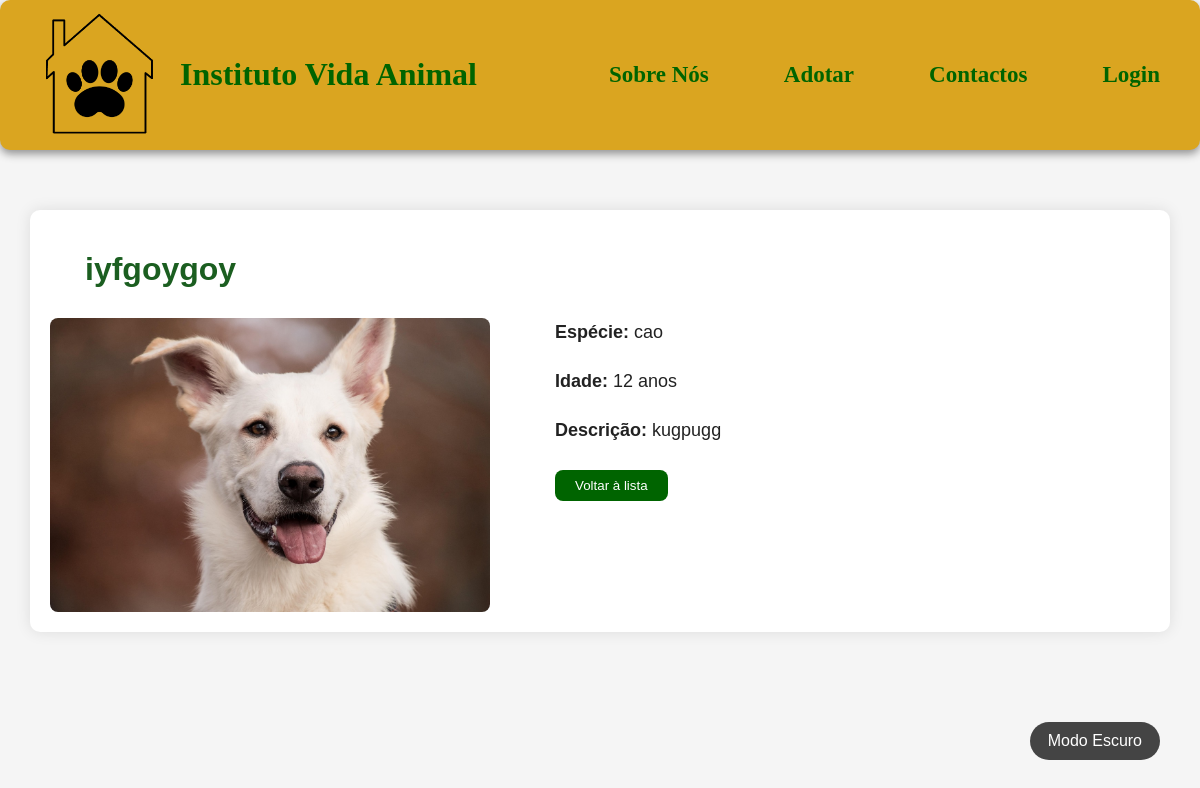
/animaisadc/12/, run on the app's committed database.
### app_adocao/models.py (models this page shows, shortened)
class Animal(models.Model):
    ESPECIES = (
        ('gato', 'Gato'),
        ('cao', 'Cão'),
    )
    nome = models.CharField(max_length=15)
    idade = models.IntegerField()
    especie = models.CharField(choices=ESPECIES)
    descricao = models.CharField(max_length=500)
    imagem = models.ImageField(upload_to='imgAnimal/')
    padrinho = models.ForeignKey(
            User,
            on_delete=models.SET_NULL,
            null=True,
            blank=True,
            related_name='animais_apadrinhados'
        )

### app_adocao/views.py (the view)
# urls.py: path('animaisadc/<int:animal_id>/', views.animaisadc, name='animais_detalhe'),
def animaisadc(request, animal_id):
    animal = get_object_or_404(Animal, id=animal_id)
    return render(request, 'animais/animaisadc.html', {'animal': animal})

### app_adocao/templates/animais/animaisadc.html (shortened to what this page needs)
<!DOCTYPE html>
<html lang="pt">
    <head>
        {% load static %}
        <link rel="stylesheet" href="{% static 'css/style.css' %}">
        <link rel="stylesheet" href="{% static 'css/animais.css' %}">
        <link rel="stylesheet" href="{% static 'css/modoEscuro.css' %}">
    </head>
    <body>
        <header class="cabecalho">
            <div style="gap: 20px; display: flex; align-items: center;">
                <img src="{% static 'imagens/logo.png' %}" alt="Logo do Instituto Vida Animal" class="logo">
                <a class="home" style="font-size: 32px; font-family: cursive; font-weight: bolder;" href="/">Instituto Vida Animal</a>
            </div>
            <nav>
                <a style="font-size: 23px;" href="../../sobreNos">Sobre Nós</a>
                <a style="font-size: 23px;" href="../../adotar">Adotar</a>
                <a style="font-size: 23px;" href="../../contactos">Contactos</a>
                {% if user.is_authenticated %}
                    <span style="font-size: 20px; margin-right: 10px;">Olá, {{ user.username }}!</span>
                    <a style="font-size: 23px;" href="{% url 'logout' %}">Logout</a>
                {% else %}
                    <a style="font-size: 23px;" href="{% url 'sign_in' %}">Login</a>
                {% endif %}
            </nav>
        </header>
        <button id="darkModeToggle">Modo Escuro</button>
        <main>
            <h1>{{ animal.nome }}</h1>
            <div class="animal-detalhes">
                <img src="{{ animal.imagem.url }}" alt="Imagem de {{ animal.nome }}">
                <div class="animal-info">
                    <p><strong>Espécie:</strong> {{ animal.especie }}</p>
                    <p><strong>Idade:</strong> {{ animal.idade }} anos</p>
                    <p><strong>Descrição:</strong> {{ animal.descricao }}</p>
                    <div style="margin-top: 25px; margin-left: 35px;">
                        <a href="{% url 'adotar' %}"><button class="btn-voltar">Voltar à lista</button></a>
                    </div>
                </div>
            </div>
        </main>
    </body>
</html>

### app_adocao/static/css/style.css (style rules this page uses)
body { font-family: Arial, sans-serif; background-color: whitesmoke; margin: 0; color: #222; padding-top: 160px; }
h1 { margin-left: 35px; font-family: 'Trebuchet MS', sans-serif; color: #1b5e20; }
p { text-align: justify; margin: 0 35px 20px 35px; font-size: large; line-height: 1.6; }
.cabecalho { display: flex; align-items: center; justify-content: space-between; padding: 0 40px; background-color: #daa520; border-radius: 10px; box-shadow: 0 4px 8px rgba(0, 0, 0, 0.404); height: 150px; position: fixed; top: 0; left: 0; right: 0; z-index: 1000; }
.logo { width: 120px; height: auto; }
.home { font-size: 32px; font-family: cursive; font-weight: bolder; color: darkgreen; text-decoration: none; }
nav { font-family: cursive; display: flex; gap: 75px; align-items: center; font-weight: bolder; }
nav a, nav span { font-size: 23px; }
a:link:not(.sign_up), a:visited:not(.sign_up) { color: darkgreen; text-decoration: none; }
button { background-color: darkgreen; color: white; padding: 8px 20px; border-radius: 8px; border: none; cursor: pointer; transition: 0.3s; }
main { max-width: 1100px; margin: 50px auto; padding: 20px; background-color: white; border-radius: 10px; box-shadow: 0 0 15px rgba(0,0,0,0.1); }

### app_adocao/static/css/animais.css (style rules this page uses)
.animal-detalhes { display: flex; gap: 30px; align-items: flex-start; margin-top: 30px; }
.animal-detalhes img { max-width: 40%; height: auto; border-radius: 8px; object-fit: cover; }
.animal-info { flex: 1; }

### app_adocao/static/css/modoEscuro.css (style rules this page uses)
#darkModeToggle { cursor: pointer; font-size: 16px; padding: 10px 18px; border: none; border-radius: 50px; background-color: #444; color: white; transition: background-color 0.3s, transform 0.2s; margin: 20px; position: fixed; bottom: 20px; right: 20px; z-index: 1000; }

### data on the page
Animal: nome "iyfgoygoy", imagem (picture), especie "cao", idade "12", descricao "kugpugg"
